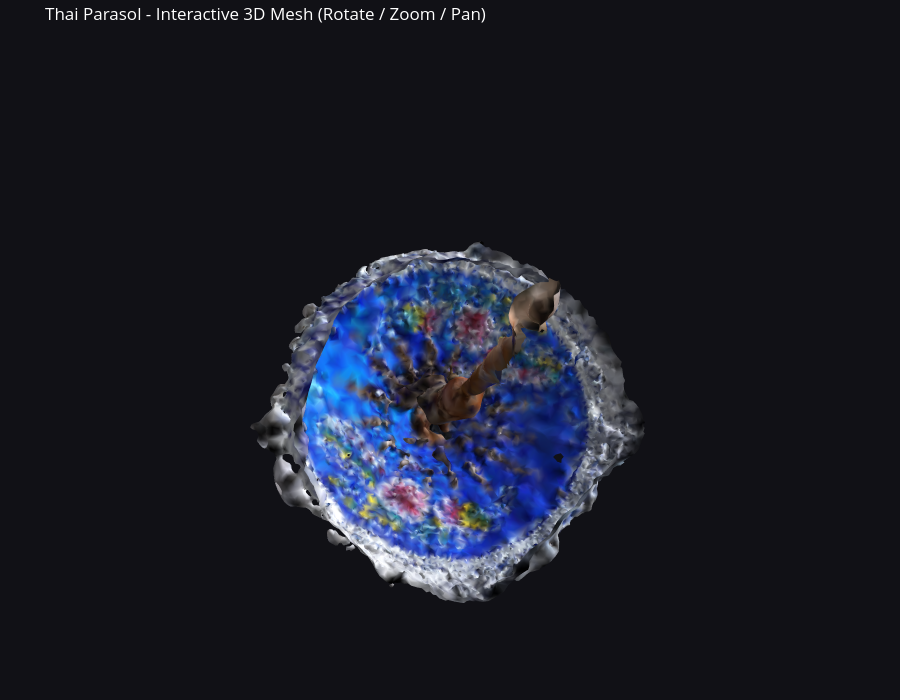

The code cell stored with this chart in its notebook:
### Markdown cell above
---
## 🎨 Stage 4: Interactive 3D Visualization Inside Notebook
Interactive 3D model viewer rendered directly using **Plotly** and Open3D.

### Code cell
def plot_mesh_interactive_plotly(mesh_path, max_triangles=40000):
    mesh = o3d.io.read_triangle_mesh(str(mesh_path))
    if len(mesh.triangles) > max_triangles:
        # Simplify mesh for fast interactive browser rendering
        mesh = mesh.simplify_quadric_decimation(target_number_of_triangles=max_triangles)
        mesh.compute_vertex_normals()

    verts = np.asarray(mesh.vertices)
    triangles = np.asarray(mesh.triangles)
    colors = np.asarray(mesh.vertex_colors)

    color_hex = [f"rgb({int(r*255)}, {int(g*255)}, {int(b*255)})" for r, g, b in colors] if len(colors) > 0 else "lightblue"

    fig = go.Figure(
        data=[
            go.Mesh3d(
                x=verts[:, 0],
                y=verts[:, 1],
                z=verts[:, 2],
                i=triangles[:, 0],
                j=triangles[:, 1],
                k=triangles[:, 2],
                vertexcolor=color_hex if len(colors) > 0 else None,
                opacity=1.0,
                lighting=dict(ambient=0.5, diffuse=0.8, roughness=0.5, specular=0.2),
            )
        ]
    )

    fig.update_layout(
        title="Thai Parasol - Interactive 3D Mesh (Rotate / Zoom / Pan)",
        scene=dict(
            xaxis=dict(showbackground=False, visible=False),
            yaxis=dict(showbackground=False, visible=False),
            zaxis=dict(showbackground=False, visible=False),
            aspectmode="data",
        ),
        paper_bgcolor="#111116",
        font=dict(color="white"),
        margin=dict(l=0, r=0, b=0, t=40),
        height=700,
    )
    fig.show()

if output_mesh_file.exists():
    plot_mesh_interactive_plotly(output_mesh_file)

### Figure 1 — Plotly figure (JSON) as saved in the notebook; plotly's stock layout.template omitted (floating-point values rounded to 4 significant figures; data arrays with more than 128 entries replaced by an {"elided": "..."} marker saying what was removed)
{"data": [{"i": {"elided": "40000 int values"}, "j": {"elided": "40000 int values"}, "k": {"elided": "40000 int values"}, "lighting": {"ambient": 0.5, "diffuse": 0.8, "roughness": 0.5, "specular": 0.2}, "opacity": 1, "type": "mesh3d", "vertexcolor": {"elided": "24060 str values"}, "x": {"elided": "24060 float values"}, "y": {"elided": "24060 float values"}, "z": {"elided": "24060 float values"}}], "layout": {"font": {"color": "white"}, "height": 700, "margin": {"b": 0, "l": 0, "r": 0, "t": 40}, "paper_bgcolor": "#111116", "scene": {"aspectmode": "data", "xaxis": {"showbackground": false, "visible": false}, "yaxis": {"showbackground": false, "visible": false}, "zaxis": {"showbackground": false, "visible": false}}, "title": {"text": "Thai Parasol - Interactive 3D Mesh (Rotate / Zoom / Pan)"}}}
